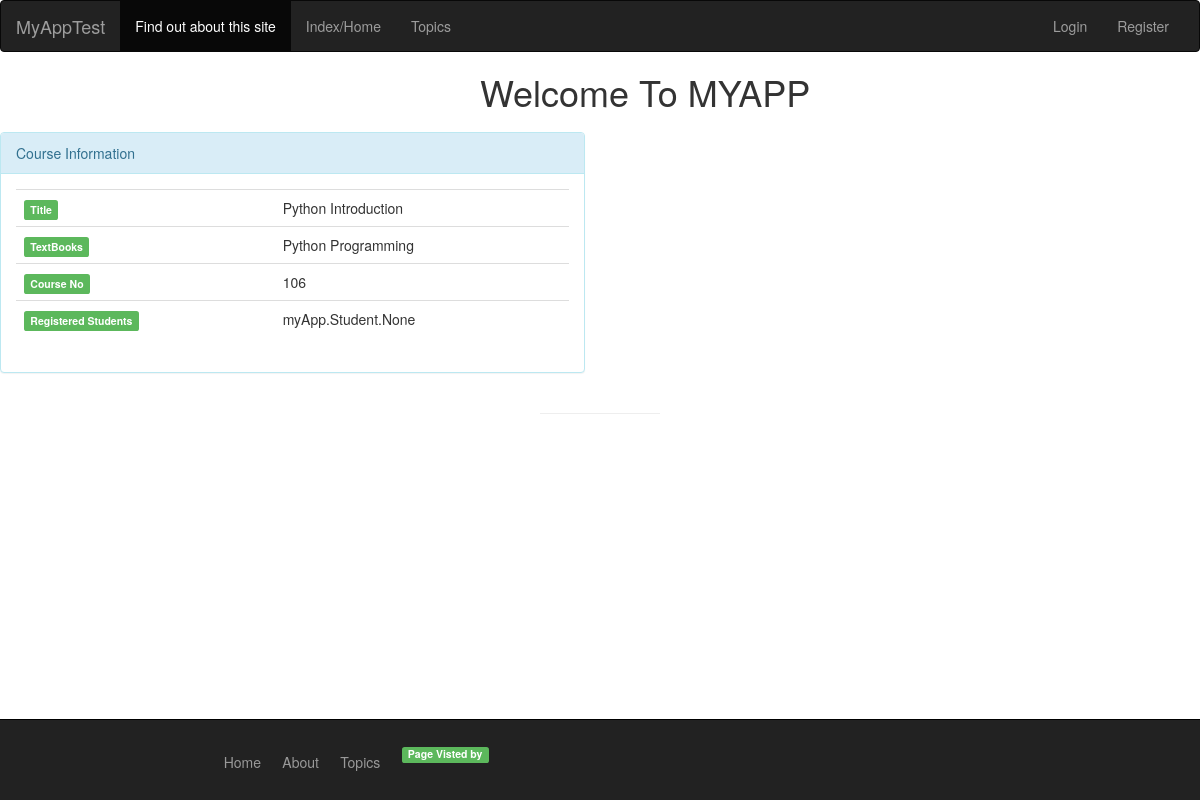
Screenshot of /myApp/106/ with the database file from the repository.
### myApp/models.py (models this page shows, shortened)
class Course(models.Model):
    course_no = models.IntegerField( primary_key=True)
    title = models.CharField(max_length=50)
    textbook = models.ForeignKey(Book)
    students = models.ManyToManyField(Student)

class Book(models.Model):
    title = models.CharField(max_length=100)
    author = models.ForeignKey(Author)
    numpages = models.IntegerField(null=False, default=0,validators=[MaxValueValidator(1000), MinValueValidator(50)])
    in_stock = models.BooleanField(default=True)
    def __str__(self):
        return self.title;

### myApp/views.py (the view)
# urls.py: url(r'^(?P<course_no>\d+)/$', views.detail, name='detail'),
def detail(request,course_no):
    courselist = Course.objects.get(course_no=course_no);
    '''response = HttpResponse()
    title = str(courselist.title)'''
    '''textbook = str(courselist.textbook)
    resmsg = '<p> the '+crs_no+' is named as '+title+' and has '+textbook+' as a reference book</p>'
    response.write(resmsg)
    return(response)'''
    return render(request,'myapp/detail.html',{'courselist':courselist})

### myApp/templates/myapp/detail.html (shortened to what this page needs)
{% extends 'myapp/base.html' %}
{% block body_block %}
    {% if courselist %}
        <div class="row">
            <div class="col-xs-6">
                  <div class="panel panel-info">
            <div class="panel-heading">Course Information</div>
              <div class="panel-body">
                    <table class="table">
                <tr>
                    <td>
                      <label class="label label-success">  Title </label>
                    </td>
                    <td>
                        {{ courselist.title}}
                    </td>
                </tr>
                <tr>
                    <td>
                      <label class="label label-success">  TextBooks </label>
                    </td>
                    <td>
                        {{ courselist.textbook}}
                    </td>
                </tr>
                <tr>
                    <td>
                      <label class="label label-success">  Course No </label>
                    </td>
                    <td>
                        {{ courselist.course_no}}
                    </td>
                </tr>
                <tr>
                    <td>
                      <label class="label label-success">  Registered Students </label>
                    </td>
                    <td>
                        {{ courselist.students}}
                    </td>
                </tr>
            </table>
              </div>
        </div>
            </div>
        </div>
    {% else %}
        <strong>There are no available courses!</strong>
    {% endif %}
{% endblock %}

### myApp/templates/myapp/base.html (shortened to what this page needs)
<!DOCTYPE html>
<html>
    <head>
    {% load staticfiles %}
        <link rel="stylesheet" type="text/css" href="{% static 'myapp/style.css' %}" />
        <link rel ="stylesheet" type="text/css" href="https://maxcdn.bootstrapcdn.com/bootstrap/3.3.7/css/bootstrap.min.css" />
    </head>
    <body>
    <nav class="navbar navbar-inverse">
  <div class="container-fluid">
    <div class="navbar-header">
      <a class="navbar-brand" href="#">MyAppTest</a>
    </div>
    <div class="collapse navbar-collapse" id="bs-example-navbar-collapse-1">
      <ul class="nav navbar-nav">
        <li class="active"><a href="{% url 'myApp:about' %}">Find out about this site</a></li>
        <li><a href = "{% url 'myApp:index' %}">Index/Home </a></li>
        <li><a href = "{% url 'myApp:topic' %}">Topics </a></li>
      </ul>
      <ul class="nav navbar-nav navbar-right">
        <li>
            {% if testuser %}
                <a href="#"> Hello {{testuser.first_name }}</a>
                </li>
                 <li><img src="{{ testuser.student.picture }}" height="50" width="50" /></li>
                <li> <a href="{% url 'myApp:mycourses' %}">MyCourses</a> </li>
                <li> <a href="{% url 'myApp:logout' %}">Logout</a> </li>
            {% else %}
               <li> <a href="{% url 'myApp:login' %}" >Login</a></li>
               <li> <a href="{% url 'myApp:register' %}" >Register</a>
        {% endif %}
        </li>
      </ul>
    </div>
  </div>
</nav>
        <div>
            <h1 style="margin-left: 40%;">Welcome To MYAPP</h1>
            {% block body_block %}*** {% endblock %}
        </div>
        <hr />
    <footer style="z-index: 2">
  <div class="container">
    <p>
        <ul class="footerbar">
                <li class="footerli"><a href = "{% url 'myApp:index' %}">Home</a></li>
                <li class="footerli"><a href = "{% url 'myApp:about' %}">About</a></li>
                 <li class="footerli"><a href = "{% url 'myApp:topic' %}">Topics</a><br/></li>
                <li class="footerli">      <label class="label label-success" style="float: right;">Page Visted by {{ request.COOKIES.counter }}</label></li>
            </ul>
    </p>
  </div>
</footer>
    </body>
</html>

### myApp/static/myapp/style.css (style rules this page uses)
body, html { height: 100%; background-repeat: no-repeat; background:url(https://i.ytimg.com/vi/4kfXjatgeEU/maxresdefault.jpg); font-family: 'Oxygen', sans-serif; background-size: cover; }
hr { width: 10%; color: #fff; }
label { margin-bottom: 15px; }

### myApp/templates/myapp/base.html (style rules this page uses)
html, body { height: 100%; }
ul.footerbar { display: block; list-style-type: none; }
li.footerli { padding-left: 2%; display: inline-block; }
footer { position: fixed; width: 100%; color: #666; background: #222; padding: 17px 0 18px 0; border-top: 1px solid #000; bottom: 0; overflow: hidden; margin-top: 10%; }
footer a { color: #999; }
.container { max-width: 940px; }

### rows the page displays
Course: title "Python Introduction", textbook "Python Programming", course_no "106", students "myApp.Student.None"
